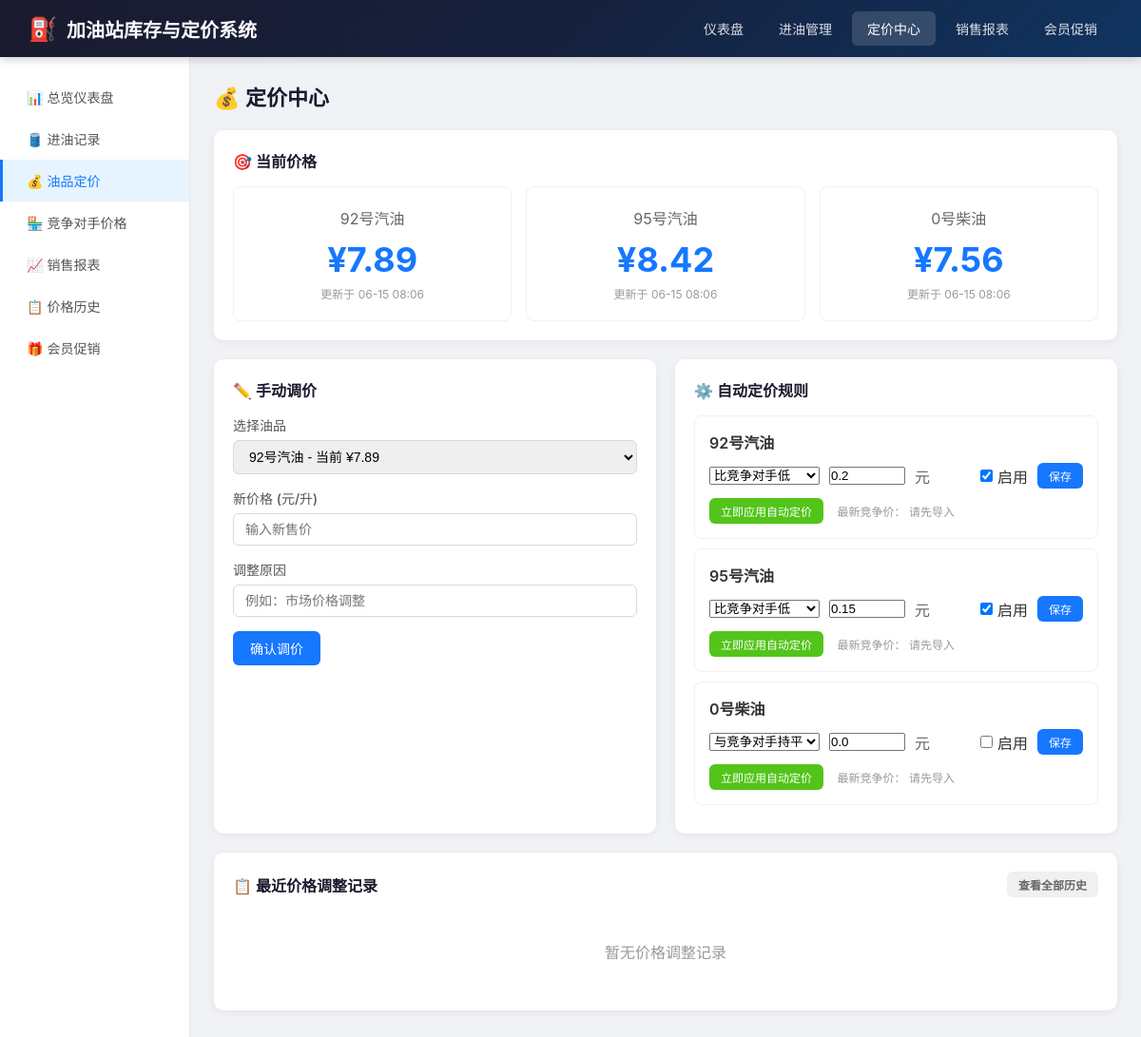
Before: /pricing with the older database file.
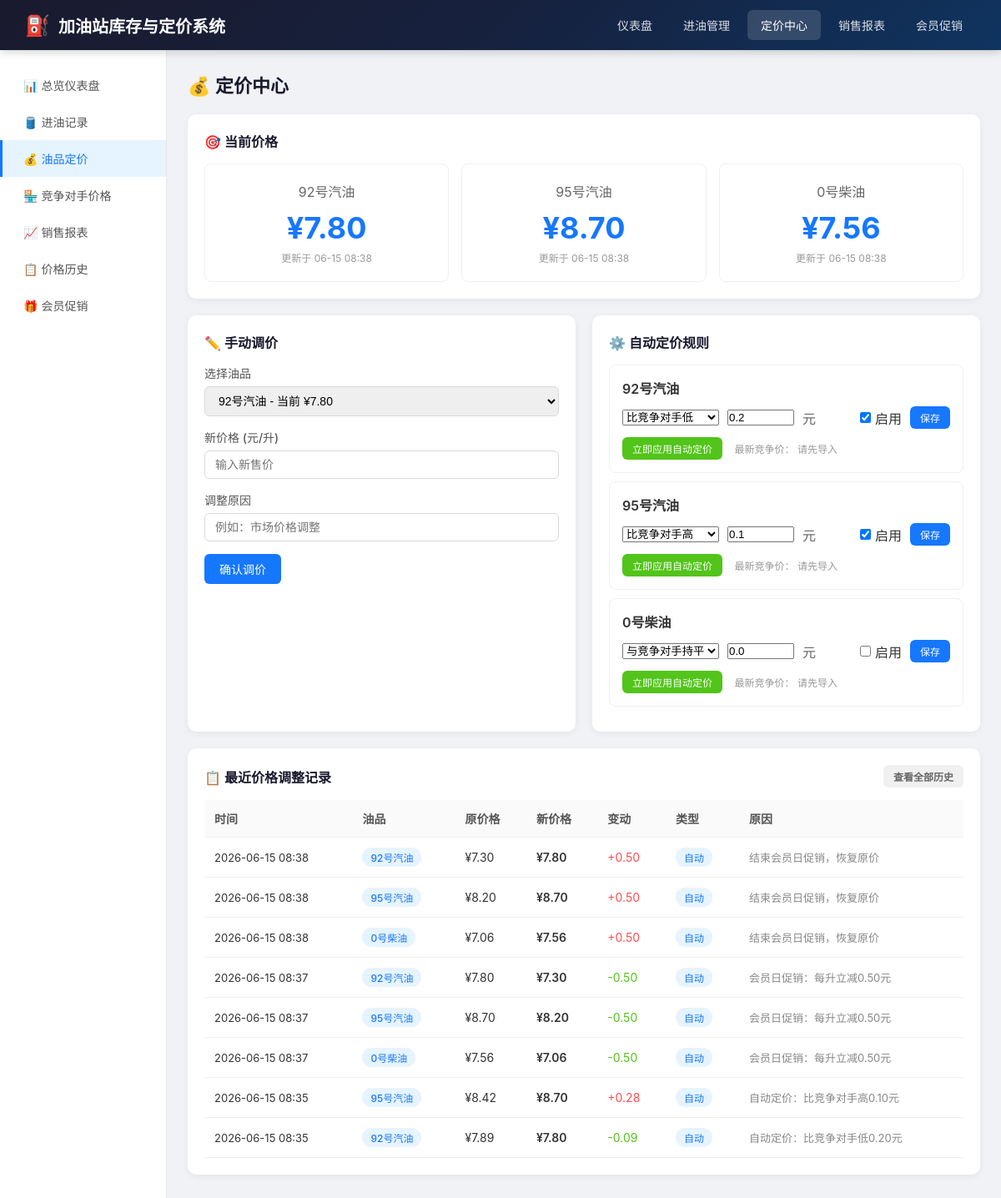
After: the same page with the newer database file.
### models.py (models this page shows, shortened)
class Fuel(db.Model):
    __tablename__ = 'fuels'
    id = db.Column(db.Integer, primary_key=True)
    code = db.Column(db.String(20), unique=True, nullable=False)
    name = db.Column(db.String(50), nullable=False)
    tank_capacity = db.Column(db.Float, default=50000)
    current_price = db.Column(db.Float, nullable=False)
    price_update_time = db.Column(db.DateTime, default=datetime.now)
    created_at = db.Column(db.DateTime, default=datetime.now)
    intake_records = db.relationship('IntakeRecord', backref='fuel', lazy='dynamic')
    sales_records = db.relationship('SalesRecord', backref='fuel', lazy='dynamic')
    price_histories = db.relationship('PriceHistory', backref='fuel', lazy='dynamic')
    competitor_prices = db.relationship('CompetitorPrice', backref='fuel', lazy='dynamic')
    member_promotions = db.relationship('MemberPromotion', backref='fuel', lazy='dynamic')

class PricingRule(db.Model):
    __tablename__ = 'pricing_rules'
    id = db.Column(db.Integer, primary_key=True)
    fuel_id = db.Column(db.Integer, db.ForeignKey('fuels.id'), nullable=False)
    rule_type = db.Column(db.String(20), nullable=False)
    price_diff = db.Column(db.Float, default=0)
    is_active = db.Column(db.Boolean, default=True)
    created_at = db.Column(db.DateTime, default=datetime.now)
    updated_at = db.Column(db.DateTime, default=datetime.now, onupdate=datetime.now)

class PriceHistory(db.Model):
    __tablename__ = 'price_histories'
    id = db.Column(db.Integer, primary_key=True)
    fuel_id = db.Column(db.Integer, db.ForeignKey('fuels.id'), nullable=False)
    old_price = db.Column(db.Float, nullable=False)
    new_price = db.Column(db.Float, nullable=False)
    change_time = db.Column(db.DateTime, nullable=False)
    change_type = db.Column(db.String(20), nullable=False)
    reason = db.Column(db.String(200))
    created_at = db.Column(db.DateTime, default=datetime.now)

### app.py (the view, shortened to what this page needs)
@app.route('/pricing', methods=['GET', 'POST'])
def pricing():
    fuels = Fuel.query.all()
    pricing_rules = PricingRule.query.all()
    price_histories = PriceHistory.query.order_by(PriceHistory.change_time.desc()).limit(30).all()
    return render_template('pricing.html',
                         fuels=fuels,
                         pricing_rules=pricing_rules,
                         price_histories=price_histories)

### templates/pricing.html (shortened to what this page needs)
{% extends 'base.html' %}
{% block content %}
<h2 class="page-title">💰 定价中心</h2>
<div class="card">
    <div class="card-title">🎯 当前价格</div>
    <div class="grid-3">
        {% for fuel in fuels %}
        <div style="border: 1px solid #f0f0f0; border-radius: 8px; padding: 20px; text-align: center;">
            <div style="font-size: 16px; color: #666; margin-bottom: 10px;">{{ fuel.name }}</div>
            <div style="font-size: 36px; font-weight: 700; color: #1677ff;">¥{{ '%.2f'|format(fuel.current_price) }}</div>
            <div style="font-size: 12px; color: #999; margin-top: 5px;">
                更新于 {{ fuel.price_update_time.strftime('%m-%d %H:%M') if fuel.price_update_time else '未知' }}
            </div>
        </div>
        {% endfor %}
    </div>
</div>
<div class="grid-2">
    <div class="card">
        <div class="card-title">✏️ 手动调价</div>
        <form method="POST">
            <div class="form-group">
                <label>选择油品</label>
                <select name="fuel_id" required>
                    {% for fuel in fuels %}
                    <option value="{{ fuel.id }}">{{ fuel.name }} - 当前 ¥{{ '%.2f'|format(fuel.current_price) }}</option>
                    {% endfor %}
                </select>
            </div>
            <div class="form-group">
                <label>新价格 (元/升)</label>
                <input type="number" name="new_price" step="0.01" min="0" required placeholder="输入新售价">
            </div>
            <div class="form-group">
                <label>调整原因</label>
                <input type="text" name="reason" placeholder="例如：市场价格调整">
            </div>
            <button type="submit" class="btn btn-primary">确认调价</button>
        </form>
    </div>
    <div class="card">
        <div class="card-title">⚙️ 自动定价规则</div>
        {% for fuel in fuels %}
            {% set rule = fuel.id in pricing_rules|map(attribute='fuel_id')|list and pricing_rules|selectattr('fuel_id', '==', fuel.id)|first %}
            <div style="border: 1px solid #f0f0f0; border-radius: 8px; padding: 15px; margin-bottom: 10px;">
                <form method="POST" action="{{ url_for('pricing_rules') }}">
                    <div style="font-weight: 600; margin-bottom: 10px;">{{ fuel.name }}</div>
                    <div style="display: flex; gap: 10px; align-items: center; flex-wrap: wrap;">
                        <select name="rule_type">
                            <option value="lower" {% if rule and rule.rule_type == 'lower' %}selected{% endif %}>比竞争对手低</option>
                            <option value="same" {% if rule and rule.rule_type == 'same' %}selected{% endif %}>与竞争对手持平</option>
                            <option value="higher" {% if rule and rule.rule_type == 'higher' %}selected{% endif %}>比竞争对手高</option>
                        </select>
                        <input type="number" name="price_diff" step="0.01" value="{{ rule.price_diff if rule else 0 }}" style="width: 80px;">
                        <span style="color: #666;">元</span>
                        <label style="display: flex; align-items: center; gap: 5px; margin-left: auto;">
                            <input type="checkbox" name="is_active" {% if rule and rule.is_active %}checked{% endif %}>
                            启用
                        </label>
                        <button type="submit" class="btn btn-sm btn-primary">保存</button>
                    </div>
                </form>
                <div style="margin-top: 10px;">
                    <a href="{{ url_for('auto_apply_pricing', fuel_id=fuel.id) }}" class="btn btn-sm btn-success">
                        立即应用自动定价
                    </a>
                    {% set comp_price = fuel.id %}
                    <span style="font-size: 12px; color: #999; margin-left: 10px;">
                        最新竞争价：
                        {% if competitor_prices is defined %}
                            测试
                        {% else %}
                            请先导入
                        {% endif %}
                    </span>
                </div>
            </div>
        {% endfor %}
    </div>
</div>
<div class="card">
    <div class="card-title">
        <span>📋 最近价格调整记录</span>
        <a href="{{ url_for('price_history') }}" class="btn btn-sm" style="background: #f0f0f0; color: #666;">查看全部历史</a>
    </div>
    {% if price_histories %}
    <table>
        <thead>
            <tr>
                <th>时间</th>
                <th>油品</th>
                <th>原价格</th>
                <th>新价格</th>
                <th>变动</th>
                <th>类型</th>
                <th>原因</th>
            </tr>
        </thead>
        <tbody>
            {% for ph in price_histories %}
            <tr>
                <td style="font-size: 13px;">{{ ph.change_time.strftime('%Y-%m-%d %H:%M') }}</td>
                <td><span class="tag tag-blue">{{ ph.fuel.name }}</span></td>
                <td>¥{{ '%.2f'|format(ph.old_price) }}</td>
                <td style="font-weight: 600;">¥{{ '%.2f'|format(ph.new_price) }}</td>
                <td style="color: {% if ph.new_price > ph.old_price %}#ff4d4f{% else %}#52c41a{% endif %};">
                    {% if ph.new_price > ph.old_price %}+{% endif %}{{ '%.2f'|format(ph.new_price - ph.old_price) }}
                </td>
                <td>
                    <span class="tag {% if ph.change_type == 'auto' %}tag-blue{% else %}tag-purple{% endif %}">
                        {{ '自动' if ph.change_type == 'auto' else '手动' }}
                    </span>
                </td>
                <td style="font-size: 13px; color: #888;">{{ ph.reason or '-' }}</td>
            </tr>
            {% endfor %}
        </tbody>
    </table>
    {% else %}
    <p style="color: #999; text-align: center; padding: 30px;">暂无价格调整记录</p>
    {% endif %}
</div>
{% endblock %}

### templates/base.html (shortened to what this page needs)
<!DOCTYPE html>
<html lang="zh-CN">
<head>
</head>
<body>
    <div class="header">
        <h1>加油站库存与定价系统</h1>
        <nav class="nav">
            <a href="{{ url_for('dashboard') }}" class="{% if request.endpoint == 'dashboard' %}active{% endif %}">仪表盘</a>
            <a href="{{ url_for('intake') }}" class="{% if request.endpoint == 'intake' %}active{% endif %}">进油管理</a>
            <a href="{{ url_for('pricing') }}" class="{% if request.endpoint == 'pricing' or request.endpoint == 'pricing_rules' %}active{% endif %}">定价中心</a>
            <a href="{{ url_for('sales_report') }}" class="{% if request.endpoint == 'sales_report' %}active{% endif %}">销售报表</a>
            <a href="{{ url_for('member_promotion') }}" class="{% if request.endpoint == 'member_promotion' %}active{% endif %}">会员促销</a>
        </nav>
    </div>
    <div class="sidebar">
        <a href="{{ url_for('dashboard') }}" class="{% if request.endpoint == 'dashboard' %}active{% endif %}">📊 总览仪表盘</a>
        <a href="{{ url_for('intake') }}" class="{% if request.endpoint == 'intake' %}active{% endif %}">🛢️ 进油记录</a>
        <a href="{{ url_for('pricing') }}" class="{% if request.endpoint == 'pricing' or request.endpoint == 'pricing_rules' %}active{% endif %}">💰 油品定价</a>
        <a href="{{ url_for('competitor') }}" class="{% if request.endpoint == 'competitor' %}active{% endif %}">🏪 竞争对手价格</a>
        <a href="{{ url_for('sales_report') }}" class="{% if request.endpoint == 'sales_report' %}active{% endif %}">📈 销售报表</a>
        <a href="{{ url_for('price_history') }}" class="{% if request.endpoint == 'price_history' %}active{% endif %}">📋 价格历史</a>
        <a href="{{ url_for('member_promotion') }}" class="{% if request.endpoint == 'member_promotion' %}active{% endif %}">🎁 会员促销</a>
    </div>
    <div class="main">
        {% block content %}{% endblock %}
    </div>
</body>
</html>

### templates/base.html (style rules this page uses)
* { margin: 0; padding: 0; box-sizing: border-box; }
body { font-family: -apple-system, BlinkMacSystemFont, 'Segoe UI', Roboto, 'Helvetica Neue', Arial, sans-serif; background: #f0f2f5; color: #333; }
.header { background: linear-gradient(135deg, #1a1a2e 0%, #16213e 50%, #0f3460 100%); color: white; padding: 0 30px; height: 60px; display: flex; align-items: center; justify-content: space-between; box-shadow: 0 2px 10px rgba(0,0,0,0.2); position: fixed; top: 0; left: 0; right: 0; z-index: 100; }
.header h1 { font-size: 20px; font-weight: 600; display: flex; align-items: center; gap: 10px; }
.header h1::before { content: '⛽'; font-size: 24px; }
.nav { display: flex; gap: 5px; }
.nav a { color: rgba(255,255,255,0.85); text-decoration: none; padding: 8px 16px; border-radius: 6px; font-size: 14px; transition: all 0.2s; }
.nav a:hover, .nav a.active { background: rgba(255,255,255,0.15); color: white; }
.sidebar { position: fixed; left: 0; top: 60px; bottom: 0; width: 200px; background: white; border-right: 1px solid #e8e8e8; padding: 20px 0; }
.sidebar a { display: block; padding: 12px 25px; color: #555; text-decoration: none; font-size: 14px; border-left: 3px solid transparent; transition: all 0.2s; }
.sidebar a.active { background: #e6f4ff; color: #1677ff; border-left-color: #1677ff; }
.main { margin-left: 200px; margin-top: 60px; padding: 25px; min-height: calc(100vh - 60px); }
.page-title { font-size: 22px; font-weight: 600; margin-bottom: 20px; color: #1a1a2e; }
.card { background: white; border-radius: 10px; padding: 20px; box-shadow: 0 2px 8px rgba(0,0,0,0.06); margin-bottom: 20px; }
.card-title { font-size: 16px; font-weight: 600; margin-bottom: 15px; color: #1a1a2e; display: flex; align-items: center; justify-content: space-between; }
.btn { display: inline-block; padding: 8px 18px; border: none; border-radius: 6px; cursor: pointer; font-size: 14px; text-decoration: none; transition: all 0.2s; }
.btn-primary { background: #1677ff; color: white; }
.btn-success { background: #52c41a; color: white; }
.btn-sm { padding: 5px 12px; font-size: 12px; }
table { width: 100%; border-collapse: collapse; }
th, td { padding: 12px; text-align: left; border-bottom: 1px solid #f0f0f0; font-size: 14px; }
th { background: #fafafa; font-weight: 600; color: #555; }
.form-group { margin-bottom: 15px; }
.form-group label { display: block; margin-bottom: 6px; font-weight: 500; color: #555; font-size: 14px; }
.form-group input, .form-group select, .form-group textarea { width: 100%; padding: 8px 12px; border: 1px solid #d9d9d9; border-radius: 6px; font-size: 14px; transition: border-color 0.2s; }
.tag { display: inline-block; padding: 3px 10px; border-radius: 12px; font-size: 12px; font-weight: 500; }
.tag-blue { background: #e6f4ff; color: #1677ff; }
.grid-2 { display: grid; grid-template-columns: 1fr 1fr; gap: 20px; }
.grid-3 { display: grid; grid-template-columns: repeat(3, 1fr); gap: 15px; }

Changed rows visible on the page:
changed Fuel "92号汽油": current_price "7.89" → "7.80"; price_update_time "06-15 08:06" → "06-15 08:38"
changed Fuel "95号汽油": current_price "8.42" → "8.70"; price_update_time "06-15 08:06" → "06-15 08:38"; rule_type "比竞争对手低" → "比竞争对手高"
changed Fuel "0号柴油": price_update_time "06-15 08:06" → "06-15 08:38"
changed PricingRule (number 2 of 3 on the later page): price_diff "0.15" → "0.1"
added PriceHistory: change_time "2026-06-15 08:38", fuel.name "92号汽油", old_price "7.30", new_price "7.80", ph.new_price-ph.old_price "0.50", change_type "自动", reason "结束会员日促销，恢复原价"
added PriceHistory: change_time "2026-06-15 08:38", fuel.name "95号汽油", old_price "8.20", new_price "8.70", ph.new_price-ph.old_price "0.50", change_type "自动", reason "结束会员日促销，恢复原价"
added PriceHistory: change_time "2026-06-15 08:38", fuel.name "0号柴油", old_price "7.06", new_price "7.56", ph.new_price-ph.old_price "0.50", change_type "自动", reason "结束会员日促销，恢复原价"
added PriceHistory: change_time "2026-06-15 08:37", fuel.name "92号汽油", old_price "7.80", new_price "7.30", ph.new_price-ph.old_price "-0.50", change_type "自动", reason "会员日促销：每升立减0.50元"
added PriceHistory: change_time "2026-06-15 08:37", fuel.name "95号汽油", old_price "8.70", new_price "8.20", ph.new_price-ph.old_price "-0.50", change_type "自动", reason "会员日促销：每升立减0.50元"
added PriceHistory: change_time "2026-06-15 08:37", fuel.name "0号柴油", old_price "7.56", new_price "7.06", ph.new_price-ph.old_price "-0.50", change_type "自动", reason "会员日促销：每升立减0.50元"
added PriceHistory: change_time "2026-06-15 08:35", fuel.name "95号汽油", old_price "8.42", new_price "8.70", ph.new_price-ph.old_price "0.28", change_type "自动", reason "自动定价：比竞争对手高0.10元"
added PriceHistory: change_time "2026-06-15 08:35", fuel.name "92号汽油", old_price "7.89", new_price "7.80", ph.new_price-ph.old_price "-0.09", change_type "自动", reason "自动定价：比竞争对手低0.20元"
Other visible differences:
form field fuel_id: "92号汽油 - 当前 ¥7.89" → "92号汽油 - 当前 ¥7.80"
text no longer shown: "暂无价格调整记录"
text now shown: "时间 油品 原价格 新价格 变动 类型 原因"
